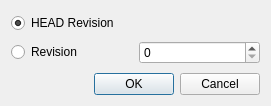
<?xml version="1.0" encoding="UTF-8"?>
<ui version="4.0">
 <class>VersionSelector</class>
 <widget class="QDialog" name="VersionSelector">
  <property name="geometry">
   <rect>
    <x>0</x>
    <y>0</y>
    <width>271</width>
    <height>106</height>
   </rect>
  </property>
  <property name="windowTitle">
   <string>Select revision</string>
  </property>
  <layout class="QVBoxLayout" name="verticalLayout">
   <item>
    <widget class="QWidget" name="widget" native="true">
     <layout class="QGridLayout" name="gridLayout">
      <property name="margin">
       <number>0</number>
      </property>
      <item row="0" column="0">
       <widget class="QRadioButton" name="headButton">
        <property name="text">
         <string>HEAD Revision</string>
        </property>
        <property name="checked">
         <bool>true</bool>
        </property>
       </widget>
      </item>
      <item row="1" column="0">
       <widget class="QRadioButton" name="manualButton">
        <property name="text">
         <string>Revision</string>
        </property>
       </widget>
      </item>
      <item row="1" column="1">
       <widget class="QSpinBox" name="revisionSelector">
        <property name="accelerated">
         <bool>true</bool>
        </property>
        <property name="maximum">
         <number>2000000000</number>
        </property>
       </widget>
      </item>
     </layout>
    </widget>
   </item>
   <item>
    <widget class="QDialogButtonBox" name="buttonBox">
     <property name="orientation">
      <enum>Qt::Horizontal</enum>
     </property>
     <property name="standardButtons">
      <set>QDialogButtonBox::Cancel|QDialogButtonBox::Ok</set>
     </property>
    </widget>
   </item>
  </layout>
 </widget>
 <resources/>
 <connections>
  <connection>
   <sender>buttonBox</sender>
   <signal>accepted()</signal>
   <receiver>VersionSelector</receiver>
   <slot>accept()</slot>
   <hints>
    <hint type="sourcelabel">
     <x>248</x>
     <y>254</y>
    </hint>
    <hint type="destinationlabel">
     <x>157</x>
     <y>274</y>
    </hint>
   </hints>
  </connection>
  <connection>
   <sender>buttonBox</sender>
   <signal>rejected()</signal>
   <receiver>VersionSelector</receiver>
   <slot>reject()</slot>
   <hints>
    <hint type="sourcelabel">
     <x>316</x>
     <y>260</y>
    </hint>
    <hint type="destinationlabel">
     <x>286</x>
     <y>274</y>
    </hint>
   </hints>
  </connection>
 </connections>
</ui>
